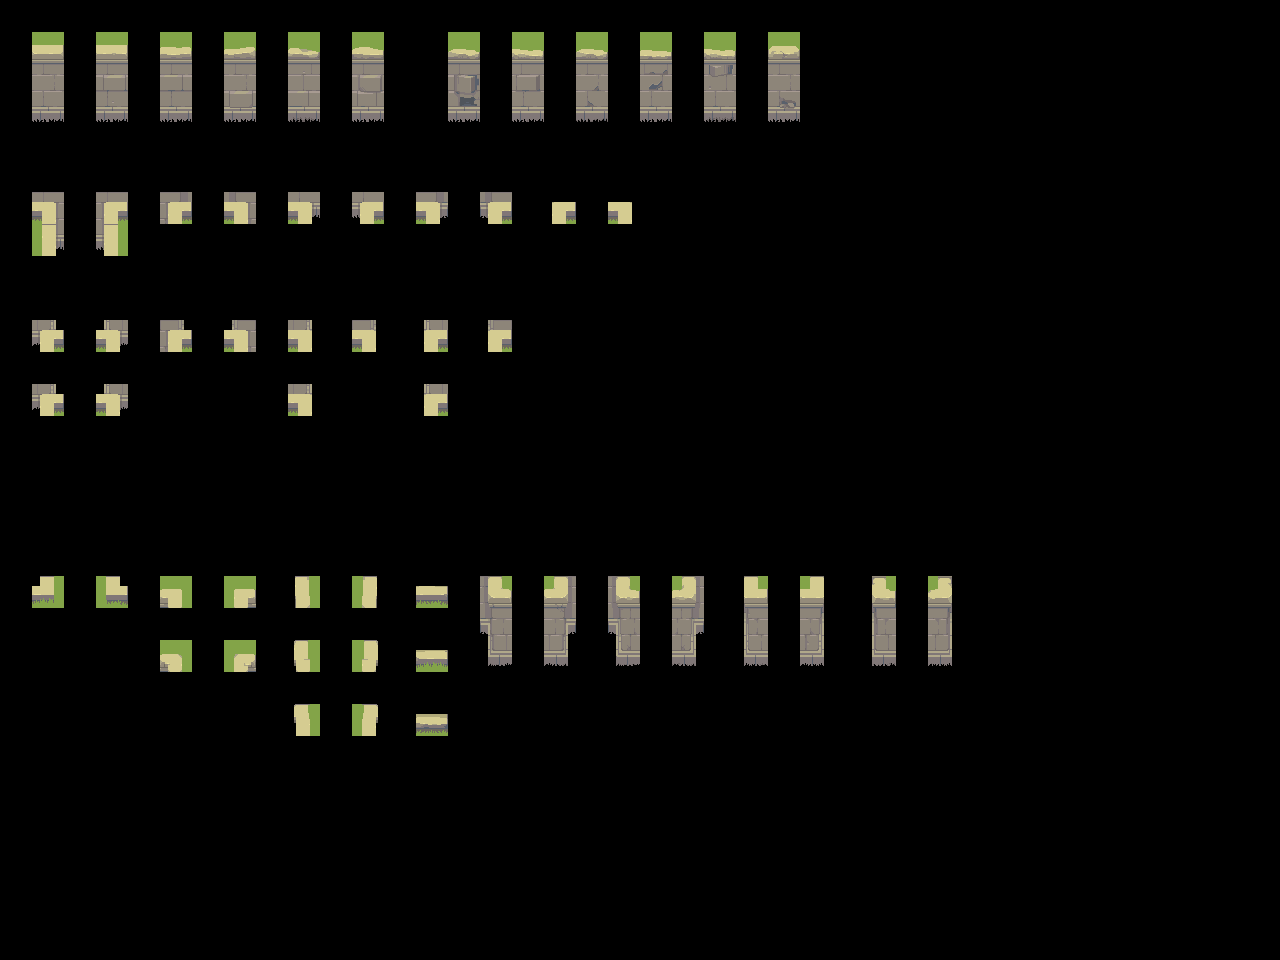

This game map was drawn from its Tiled (.tmx) file and the tilesets committed beside it. A one-line description and the full map source follow:
An orthogonal 40x30 tile map with 32x32 px tiles, 2 tile layers (input_walls-1-2-3-4, output_walls-1-2-3-4) and 5 objects.

<map version="1.9" tiledversion="1.9.2" orientation="orthogonal" renderorder="right-down" width="40" height="30" tilewidth="32" tileheight="32" infinite="0" nextlayerid="4" nextobjectid="7">
 <properties>
  <property name="MatchInOrder" type="bool" value="true" />
 </properties>
 <tileset firstgid="1" source="../Tilesets/Ancient Ruins-Tileset - wall 1.tsx" />
 <layer id="1" name="input_walls-1-2-3-4" width="40" height="30" opacity="0.83">
  <data encoding="csv">
0,0,0,0,0,0,0,0,0,0,0,0,0,0,0,0,0,0,0,0,0,0,0,0,0,0,0,0,0,0,0,0,0,0,0,0,0,0,0,0,
0,67,0,67,0,67,0,67,0,67,0,67,0,0,67,0,67,0,67,0,67,0,67,0,67,0,0,0,0,0,0,0,0,0,0,0,0,0,0,0,
0,83,0,83,0,83,0,83,0,83,0,83,0,0,83,0,83,0,83,0,83,0,83,0,83,0,0,0,0,0,0,0,0,0,0,0,0,0,0,0,
0,99,0,99,0,99,0,99,0,99,0,99,0,0,99,0,99,0,99,0,99,0,99,0,99,0,0,0,0,0,0,0,0,0,0,0,0,0,0,0,
0,0,0,0,0,0,0,0,0,0,0,0,0,0,0,0,0,0,0,0,0,0,0,0,0,0,0,0,0,0,0,0,0,0,0,0,0,0,0,0,
0,0,0,0,0,0,0,0,0,0,0,0,0,0,0,0,0,0,0,0,0,0,0,0,0,0,0,0,0,0,0,0,0,0,0,0,0,0,0,0,
0,6,0,8,0,12,0,44,0,38,0,40,0,58,0,74,0,17,0,21,0,0,0,0,0,0,0,0,0,0,0,0,0,0,0,0,0,0,0,0,
0,22,0,24,0,0,0,0,0,0,0,0,0,0,0,0,0,0,0,0,0,0,0,0,0,0,0,0,0,0,0,0,0,0,0,0,0,0,0,0,
0,0,0,0,0,0,0,0,0,0,0,0,0,0,0,0,0,0,0,0,0,0,0,0,0,0,0,0,0,0,0,0,0,0,0,0,0,0,0,0,
0,0,0,0,0,0,0,0,0,0,0,0,0,0,0,0,0,0,0,0,0,0,0,0,0,0,0,0,0,0,0,0,0,0,0,0,0,0,0,0,
0,76,0,108,0,109,0,125,0,102,0,118,0,104,0,120,0,0,0,0,0,0,0,0,0,0,0,0,0,0,0,0,0,0,0,0,0,0,0,0,
0,0,0,0,0,0,0,0,0,0,0,0,0,0,0,0,0,0,0,0,0,0,0,0,0,0,0,0,0,0,0,0,0,0,0,0,0,0,0,0,
0,30,0,29,0,0,0,0,0,13,0,0,0,15,0,0,0,0,0,0,0,0,0,0,0,0,0,0,0,0,0,0,0,0,0,0,0,0,0,0,
0,0,0,0,0,0,0,0,0,0,0,0,0,0,0,0,0,0,0,0,0,0,0,0,0,0,0,0,0,0,0,0,0,0,0,0,0,0,0,0,
0,0,0,0,0,0,0,0,0,0,0,0,0,0,0,0,0,0,0,0,0,0,0,0,0,0,0,0,0,0,0,0,0,0,0,0,0,0,0,0,
0,0,0,0,0,0,0,0,0,0,0,0,0,0,0,0,0,0,0,0,0,0,0,0,0,0,0,0,0,0,0,0,0,0,0,0,0,0,0,0,
0,0,0,0,0,0,0,0,0,0,0,0,0,0,0,0,0,0,0,0,0,0,0,0,0,0,0,0,0,0,0,0,0,0,0,0,0,0,0,0,
0,0,0,0,0,0,0,0,0,0,0,0,0,0,0,0,0,0,0,0,0,0,0,0,0,0,0,0,0,0,0,0,0,0,0,0,0,0,0,0,
0,18,0,20,0,50,0,52,0,33,0,37,0,3,0,66,0,68,0,66,0,68,0,49,0,53,0,49,0,53,0,0,0,0,0,0,0,0,0,0,
0,0,0,0,0,0,0,0,0,0,0,0,0,0,0,82,0,84,0,82,0,84,0,65,0,69,0,65,0,69,0,0,0,0,0,0,0,0,0,0,
0,0,0,0,0,50,0,52,0,33,0,37,0,3,0,98,0,100,0,98,0,100,0,81,0,85,0,81,0,85,0,0,0,0,0,0,0,0,0,0,
0,0,0,0,0,0,0,0,0,0,0,0,0,0,0,0,0,0,0,0,0,0,0,0,0,0,0,0,0,0,0,0,0,0,0,0,0,0,0,0,
0,0,0,0,0,0,0,0,0,33,0,37,0,3,0,0,0,0,0,0,0,0,0,0,0,0,0,0,0,0,0,0,0,0,0,0,0,0,0,0,
0,0,0,0,0,0,0,0,0,0,0,0,0,0,0,0,0,0,0,0,0,0,0,0,0,0,0,0,0,0,0,0,0,0,0,0,0,0,0,0,
0,0,0,0,0,0,0,0,0,0,0,0,0,0,0,0,0,0,0,0,0,0,0,0,0,0,0,0,0,0,0,0,0,0,0,0,0,0,0,0,
0,0,0,0,0,0,0,0,0,0,0,0,0,0,0,0,0,0,0,0,0,0,0,0,0,0,0,0,0,0,0,0,0,0,0,0,0,0,0,0,
0,0,0,0,0,0,0,0,0,0,0,0,0,0,0,0,0,0,0,0,0,0,0,0,0,0,0,0,0,0,0,0,0,0,0,0,0,0,0,0,
0,0,0,0,0,0,0,0,0,0,0,0,0,0,0,0,0,0,0,0,0,0,0,0,0,0,0,0,0,0,0,0,0,0,0,0,0,0,0,0,
0,0,0,0,0,0,0,0,0,0,0,0,0,0,0,0,0,0,0,0,0,0,0,0,0,0,0,0,0,0,0,0,0,0,0,0,0,0,0,0,
0,0,0,0,0,0,0,0,0,0,0,0,0,0,0,0,0,0,0,0,0,0,0,0,0,0,0,0,0,0,0,0,0,0,0,0,0,0,0,0
</data>
 </layer>
 <layer id="2" name="output_walls-1-2-3-4" width="40" height="30">
  <data encoding="csv">
0,0,0,0,0,0,0,0,0,0,0,0,0,0,0,0,0,0,0,0,0,0,0,0,0,0,0,0,0,0,0,0,0,0,0,0,0,0,0,0,
0,145,0,146,0,147,0,148,0,149,0,150,0,0,152,0,153,0,154,0,155,0,156,0,157,0,0,0,0,0,0,0,0,0,0,0,0,0,0,0,
0,161,0,162,0,163,0,164,0,165,0,166,0,0,168,0,169,0,170,0,171,0,172,0,173,0,0,0,0,0,0,0,0,0,0,0,0,0,0,0,
0,177,0,178,0,179,0,180,0,181,0,182,0,0,184,0,185,0,186,0,187,0,188,0,189,0,0,0,0,0,0,0,0,0,0,0,0,0,0,0,
0,0,0,0,0,0,0,0,0,0,0,0,0,0,0,0,0,0,0,0,0,0,0,0,0,0,0,0,0,0,0,0,0,0,0,0,0,0,0,0,
0,0,0,0,0,0,0,0,0,0,0,0,0,0,0,0,0,0,0,0,0,0,0,0,0,0,0,0,0,0,0,0,0,0,0,0,0,0,0,0,
0,7,0,9,0,28,0,60,0,39,0,41,0,59,0,75,0,2,0,4,0,0,0,0,0,0,0,0,0,0,0,0,0,0,0,0,0,0,0,0,
0,23,0,25,0,0,0,0,0,0,0,0,0,0,0,0,0,0,0,0,0,0,0,0,0,0,0,0,0,0,0,0,0,0,0,0,0,0,0,0,
0,0,0,0,0,0,0,0,0,0,0,0,0,0,0,0,0,0,0,0,0,0,0,0,0,0,0,0,0,0,0,0,0,0,0,0,0,0,0,0,
0,0,0,0,0,0,0,0,0,0,0,0,0,0,0,0,0,0,0,0,0,0,0,0,0,0,0,0,0,0,0,0,0,0,0,0,0,0,0,0,
0,92,0,124,0,110,0,126,0,103,0,119,0,105,0,121,0,0,0,0,0,0,0,0,0,0,0,0,0,0,0,0,0,0,0,0,0,0,0,0,
0,0,0,0,0,0,0,0,0,0,0,0,0,0,0,0,0,0,0,0,0,0,0,0,0,0,0,0,0,0,0,0,0,0,0,0,0,0,0,0,
0,46,0,45,0,0,0,0,0,14,0,0,0,16,0,0,0,0,0,0,0,0,0,0,0,0,0,0,0,0,0,0,0,0,0,0,0,0,0,0,
0,0,0,0,0,0,0,0,0,0,0,0,0,0,0,0,0,0,0,0,0,0,0,0,0,0,0,0,0,0,0,0,0,0,0,0,0,0,0,0,
0,0,0,0,0,0,0,0,0,0,0,0,0,0,0,0,0,0,0,0,0,0,0,0,0,0,0,0,0,0,0,0,0,0,0,0,0,0,0,0,
0,0,0,0,0,0,0,0,0,0,0,0,0,0,0,0,0,0,0,0,0,0,0,0,0,0,0,0,0,0,0,0,0,0,0,0,0,0,0,0,
0,0,0,0,0,0,0,0,0,0,0,0,0,0,0,0,0,0,0,0,0,0,0,0,0,0,0,0,0,0,0,0,0,0,0,0,0,0,0,0,
0,0,0,0,0,0,0,0,0,0,0,0,0,0,0,0,0,0,0,0,0,0,0,0,0,0,0,0,0,0,0,0,0,0,0,0,0,0,0,0,
0,193,0,194,0,209,0,210,0,195,0,196,0,197,0,198,0,199,0,200,0,201,0,202,0,203,0,204,0,205,0,0,0,0,0,0,0,0,0,0,
0,0,0,0,0,0,0,0,0,0,0,0,0,0,0,214,0,215,0,216,0,217,0,218,0,219,0,220,0,221,0,0,0,0,0,0,0,0,0,0,
0,0,0,0,0,225,0,226,0,211,0,212,0,213,0,230,0,231,0,232,0,233,0,234,0,235,0,236,0,237,0,0,0,0,0,0,0,0,0,0,
0,0,0,0,0,0,0,0,0,0,0,0,0,0,0,0,0,0,0,0,0,0,0,0,0,0,0,0,0,0,0,0,0,0,0,0,0,0,0,0,
0,0,0,0,0,0,0,0,0,227,0,228,0,229,0,0,0,0,0,0,0,0,0,0,0,0,0,0,0,0,0,0,0,0,0,0,0,0,0,0,
0,0,0,0,0,0,0,0,0,0,0,0,0,0,0,0,0,0,0,0,0,0,0,0,0,0,0,0,0,0,0,0,0,0,0,0,0,0,0,0,
0,0,0,0,0,0,0,0,0,0,0,0,0,0,0,0,0,0,0,0,0,0,0,0,0,0,0,0,0,0,0,0,0,0,0,0,0,0,0,0,
0,0,0,0,0,0,0,0,0,0,0,0,0,0,0,0,0,0,0,0,0,0,0,0,0,0,0,0,0,0,0,0,0,0,0,0,0,0,0,0,
0,0,0,0,0,0,0,0,0,0,0,0,0,0,0,0,0,0,0,0,0,0,0,0,0,0,0,0,0,0,0,0,0,0,0,0,0,0,0,0,
0,0,0,0,0,0,0,0,0,0,0,0,0,0,0,0,0,0,0,0,0,0,0,0,0,0,0,0,0,0,0,0,0,0,0,0,0,0,0,0,
0,0,0,0,0,0,0,0,0,0,0,0,0,0,0,0,0,0,0,0,0,0,0,0,0,0,0,0,0,0,0,0,0,0,0,0,0,0,0,0,
0,0,0,0,0,0,0,0,0,0,0,0,0,0,0,0,0,0,0,0,0,0,0,0,0,0,0,0,0,0,0,0,0,0,0,0,0,0,0,0
</data>
 </layer>
 <objectgroup id="3" name="rule_options" offsetx="-10.6667" offsety="-16.6667">
  <object id="1" x="22" y="28" width="131" height="124.667">
   <properties>
    <property name="Disabled" type="bool" value="false" />
    <property name="Probability" type="float" value="0.4" />
   </properties>
  </object>
  <object id="2" x="28" y="180.667" width="917.333" height="320">
   <properties>
    <property name="Disabled" type="bool" value="false" />
    <property name="Probability" type="float" value="0.25" />
   </properties>
  </object>
  <object id="4" x="29.6667" y="568.333" width="955" height="205">
   <properties>
    <property name="Probability" type="float" value="0.25" />
   </properties>
  </object>
  <object id="5" x="448.667" y="28.6667" width="497" height="129">
   <properties>
    <property name="Probability" type="float" value="0.15" />
   </properties>
  </object>
  <object id="6" x="162.667" y="29" width="243.333" height="123.667">
   <properties>
    <property name="Probability" type="float" value="0.25" />
   </properties>
  </object>
 </objectgroup>
</map>
